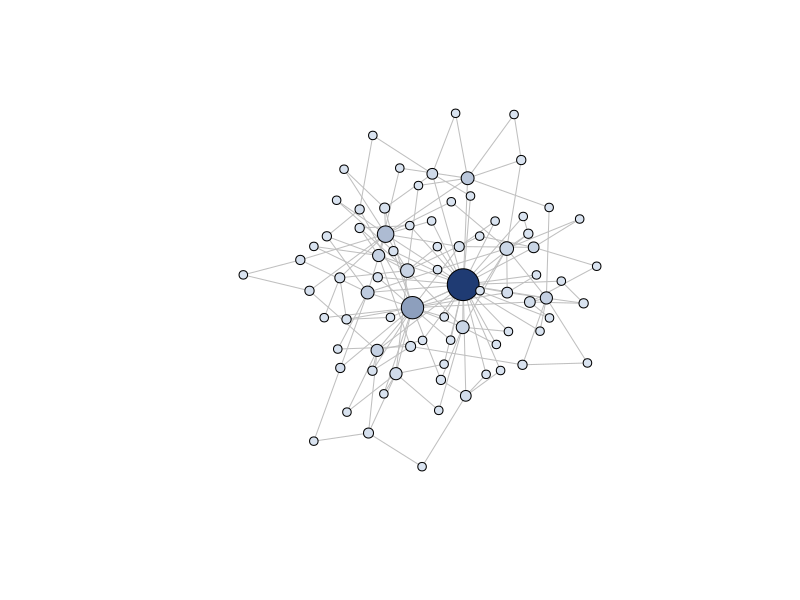
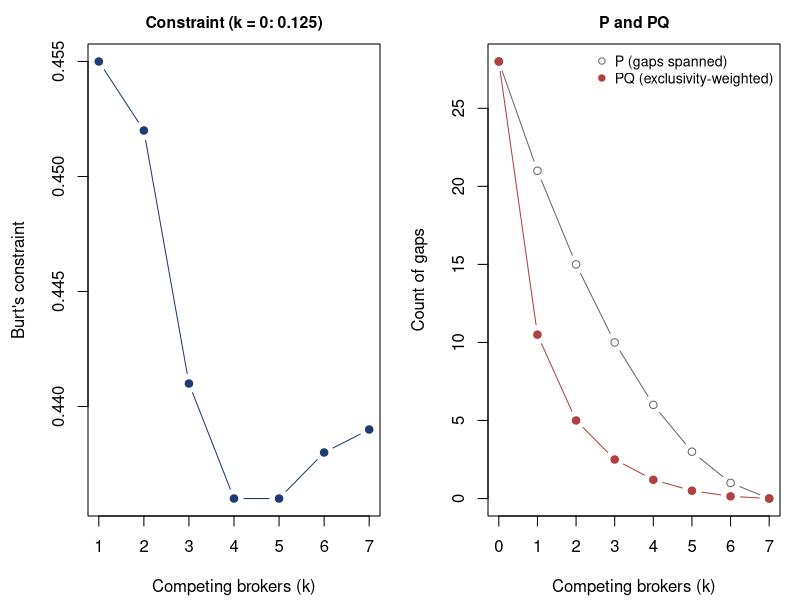
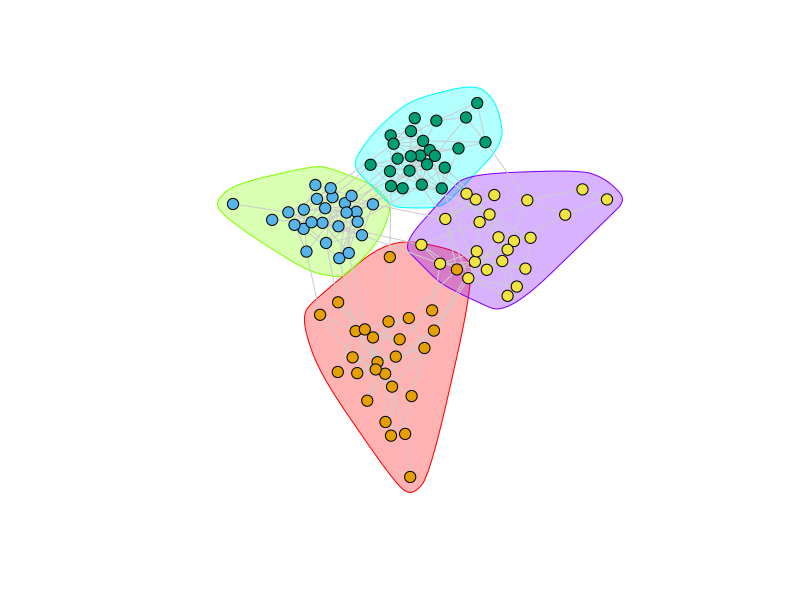
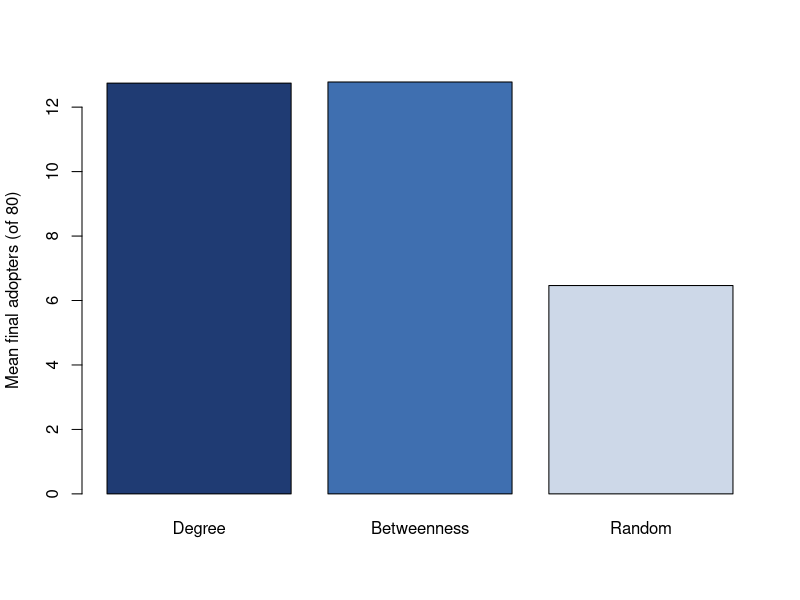

Write the R code that produced these figures, in order.
## ---- chunk 1
#| fig-cap: "A simulated scale-free social/co-purchase graph of 80 nodes generated by preferential attachment. Node size is proportional to degree; color encodes betweenness (darker = higher). The hubs (large nodes) and the brokers (dark nodes) are not always the same vertices, which is the practical point of distinguishing centrality measures."
library(igraph)
set.seed(20260622)

# --- Build a simulated scale-free network (Barabasi-Albert) ---
# Interpretable as a social graph (who-follows-whom) or, with edges read as
# "frequently bought together," a product co-purchase graph.
g <- sample_pa(n = 80, power = 1.1, m = 2, directed = FALSE)
V(g)$name <- paste0("u", seq_len(vcount(g)))

# --- Centrality measures (all functions of the adjacency structure) ---
deg  <- degree(g)
btw  <- betweenness(g, normalized = TRUE)
eig  <- eigen_centrality(g)$vector

cent <- data.frame(
  node       = V(g)$name,
  degree     = deg,
  betweenness = round(btw, 3),
  eigenvector = round(eig, 3)
)

# Show the five highest-degree nodes and how they rank on the other measures
top_deg <- head(cent[order(-cent$degree), ], 5)
cat("Top-5 nodes by degree:\n")
print(top_deg, row.names = FALSE)

# The top node by EACH measure can differ:
cat("\nMost central node by measure:\n")
cat("  degree     :", cent$node[which.max(cent$degree)], "\n")
cat("  betweenness:", cent$node[which.max(cent$betweenness)], "\n")
cat("  eigenvector:", cent$node[which.max(cent$eigenvector)], "\n")

# Rank correlation between degree and betweenness: high but not 1,
# which is exactly why brokers and hubs are distinct managerial targets.
cat("\nSpearman corr(degree, betweenness):",
    round(cor(deg, btw, method = "spearman"), 3), "\n")

# --- Visualize ---
node_col <- colorRampPalette(c("#d9e3f0", "#1f3b73"))(100)[
  as.integer(cut(btw, breaks = 100, include.lowest = TRUE))]
plot(g,
     vertex.size   = 4 + 14 * (deg / max(deg)),
     vertex.color  = node_col,
     vertex.label  = NA,
     edge.color    = "grey75",
     layout        = layout_with_fr(g))
## ---- chunk 2
set.seed(20261110)
n_vc  <- 60
style <- rbinom(n_vc, 1, 0.5)   # 1 = life-science/energy investor, 0 = software/finance
inc <- cbind(                   # VC x category activity (1 = invested there)
  biotech   = rbinom(n_vc, 1, ifelse(style == 1, 0.80, 0.15)),
  cleantech = rbinom(n_vc, 1, ifelse(style == 1, 0.70, 0.15)),
  fintech   = rbinom(n_vc, 1, ifelse(style == 1, 0.10, 0.80))
)
co   <- crossprod(inc)      # diagonal: |I|; off-diagonal: |I and J|
sim  <- co / diag(co)       # row I: share of I's investors also active in J
dist <- 1 - sim             # asymmetric socio-cognitive distance
round(dist, 2)

# Erraticism: mean distance between CONSECUTIVE categories (order matters).
erraticism <- function(path, D) mean(D[cbind(head(path, -1), path[-1])])
# Path-independent distance: mean over all category pairs (order ignored).
path_indep <- function(path, D) {
  p <- combn(unique(path), 2)
  mean((D[t(p)] + D[t(p[2:1, ])]) / 2)
}
paths <- list(
  coherent = c("fintech", "biotech", "cleantech"),
  erratic  = c("biotech", "fintech", "cleantech")
)
data.frame(
  path                = sapply(paths, paste, collapse = " -> "),
  erraticism          = round(sapply(paths, erraticism, D = dist), 3),
  path_indep_distance = round(sapply(paths, path_indep, D = dist), 3),
  row.names = NULL
)
## ---- chunk 3
#| label: fig-graph-brokerage-shadow
#| message: false
#| warning: false
#| fig-width: 8
#| fig-height: 3.8
#| fig-cap: "Burt's constraint and the pair-based measures along the eight-alter shadow-ego sequence, in which k of ego's alters become competing brokers tied to every other alter. Ego's position worsens with every added competitor. Constraint (left, plotted from k = 1 on a narrow vertical scale; it is 0.125 at k = 0) peaks at 0.455 with the first competitor and then falls, signalling an improvement that has not occurred; P and PQ (right) decline monotonically."
library(igraph)

# --- Pair-based brokerage measures (Borgatti and Everett 2026) ---
# For ego i, a brokered pair (a "gap") is an unordered pair {j, k} of i's
# alters that are not tied to each other. c_jk is the number of common
# neighbors of j and k in the WHOLE network; ego is always one, so c_jk >= 1.
#   P   = number of brokered pairs                  (opportunity volume)
#   Q   = mean of 1 / c_jk over brokered pairs      (base exclusivity)
#   PQ  = sum of 1 / c_jk                           (= two-step betweenness)
#   PQe = number of pairs with c_jk == 1            (indicator version)
brokerage_pq <- function(g, ego) {
  alters <- as.integer(neighbors(g, ego))
  none <- c(P = 0, Q = NA, PQ = 0, PQe = 0)
  if (length(alters) < 2) return(none)
  prs  <- combn(alters, 2)
  open <- !apply(prs, 2, function(p) are_adjacent(g, p[1], p[2]))
  if (!any(open)) return(none)
  prs  <- prs[, open, drop = FALSE]
  c_jk <- apply(prs, 2, function(p)
    length(intersect(neighbors(g, p[1]), neighbors(g, p[2]))))
  c(P = ncol(prs), Q = mean(1 / c_jk), PQ = sum(1 / c_jk),
    PQe = sum(c_jk == 1))
}

# Burt's effective size for binary data, N - 2t/N, where t is the number of
# ties among ego's N alters; efficiency is effective size divided by N.
effective_size <- function(g, ego) {
  alters <- as.integer(neighbors(g, ego))
  N <- length(alters)
  t <- ecount(induced_subgraph(g, alters))
  c(N = N, ES = N - 2 * t / N, eff = (N - 2 * t / N) / N)
}

# --- The eight-alter shadow-ego sequence ---
# Ego (vertex 1) has 8 alters (2..9), initially unconnected. Step k makes k
# alters competing brokers ("shadow egos") tied to every other alter. By
# structural-hole theory ego's position worsens monotonically in k.
shadow_net <- function(k, n_alters = 8) {
  g <- make_star(n_alters + 1, mode = "undirected", center = 1)
  alters <- 2:(n_alters + 1)
  for (s in alters[seq_len(k)]) {
    others <- setdiff(alters, s)
    new <- others[!sapply(others, function(o) are_adjacent(g, s, o))]
    if (length(new) > 0) g <- add_edges(g, as.vector(rbind(s, new)))
  }
  g
}

shadow <- do.call(rbind, lapply(0:7, function(k) {
  g <- shadow_net(k)
  m <- brokerage_pq(g, 1)
  data.frame(k          = k,
             constraint = round(constraint(g, nodes = 1), 3),
             eff_size   = effective_size(g, 1)[["ES"]],
             P          = m[["P"]],
             Q          = round(m[["Q"]], 3),
             PQ         = round(m[["PQ"]], 2),
             PQe        = m[["PQe"]],
             btw2       = round(betweenness(g, v = 1, cutoff = 2), 2))
}))
print(shadow, row.names = FALSE)

# --- Identities stated in the paper ---
cat("\nPQ equals two-step betweenness in every row:",
    isTRUE(all.equal(shadow$PQ, shadow$btw2)), "\n")
cat("Effective size equals 1 + 2P/N in every row:",
    isTRUE(all.equal(shadow$eff_size, 1 + 2 * shadow$P / 8)), "\n")

# --- Figure: constraint versus P and PQ along the sequence ---
op <- par(mfrow = c(1, 2), mar = c(4.2, 4.4, 2.2, 1))
s1 <- shadow[shadow$k >= 1, ]
plot(s1$k, s1$constraint, type = "b", pch = 19, col = "#1f3b73",
     xlab = "Competing brokers (k)", ylab = "Burt's constraint",
     main = "Constraint (k = 0: 0.125)", cex.main = 0.95)
plot(shadow$k, shadow$P, type = "b", pch = 1, col = "grey40",
     ylim = c(0, 28), xlab = "Competing brokers (k)",
     ylab = "Count of gaps", main = "P and PQ", cex.main = 0.95)
lines(shadow$k, shadow$PQ, type = "b", pch = 19, col = "#b0413e")
legend("topright", c("P (gaps spanned)", "PQ (exclusivity-weighted)"),
       pch = c(1, 19), col = c("grey40", "#b0413e"), bty = "n", cex = 0.85)
par(op)
## ---- chunk 4
#| label: graph-brokerage-sim
#| message: false
#| warning: false
library(igraph)

# --- Three toy ego networks with the same three contacts A, B, C ---
# In the contested case the rival broker is tied to A, B, and C but is NOT
# one of ego's contacts.
toy <- list(
  closure   = graph_from_literal(Ego-A, Ego-B, Ego-C, A-B, B-C, A-C),
  open      = graph_from_literal(Ego-A, Ego-B, Ego-C),
  contested = graph_from_literal(Ego-A, Ego-B, Ego-C, Rival-A, Rival-B, Rival-C)
)
toy_tab <- do.call(rbind, lapply(names(toy), function(nm) {
  g <- toy[[nm]]; m <- brokerage_pq(g, "Ego")
  data.frame(case = nm,
             constraint = round(constraint(g, nodes = "Ego"), 3),
             P = m[["P"]], Q = round(m[["Q"]], 3), PQ = round(m[["PQ"]], 2))
}))
print(toy_tab, row.names = FALSE)

# --- Distance-sensitive quality scores (Borgatti and Everett 2026, App. B) ---
# Shortest bypass: 1 - rho^(d_jk - 1), with d_jk the j-k distance once ego is
# removed (no bypass: score 1). Walk-discounted: 1 / (1 + r_jk), where
# r = A^2 (I - beta A)^{-1} on the ego-deleted adjacency matrix A and
# beta < 1 / lambda_1 (here beta = 0.5 / lambda_1).
deep_quality <- function(g, ego, rho = 0.5, beta_frac = 0.5) {
  alters <- as.integer(neighbors(g, ego))
  if (length(alters) < 2) return(c(Qgeo = NA, Qwalk = NA))
  prs  <- combn(alters, 2)
  open <- !apply(prs, 2, function(p) are_adjacent(g, p[1], p[2]))
  if (!any(open)) return(c(Qgeo = NA, Qwalk = NA))
  prs  <- prs[, open, drop = FALSE]
  keep <- setdiff(seq_len(vcount(g)), ego)
  h    <- induced_subgraph(g, keep)
  idx  <- matrix(match(prs, keep), nrow = 2)      # pair ids inside h
  d    <- distances(h)[cbind(idx[1, ], idx[2, ])]
  geo  <- ifelse(is.finite(d), 1 - rho^(d - 1), 1)
  A    <- as_adjacency_matrix(h, sparse = FALSE)
  lam  <- max(abs(eigen(A, symmetric = TRUE, only.values = TRUE)$values))
  beta <- if (lam > 0) beta_frac / lam else 0
  R    <- A %*% A %*% solve(diag(nrow(A)) - beta * A)
  walk <- 1 / (1 + R[cbind(idx[1, ], idx[2, ])])
  c(Qgeo = mean(geo), Qwalk = mean(walk))
}

# --- A simulated B2B referral network: 36 firms in three regional clusters ---
set.seed(20261001)
pm  <- matrix(0.02, 3, 3); diag(pm) <- 0.30
g   <- sample_sbm(36, pref.matrix = pm, block.sizes = c(12, 12, 12))
blk <- rep(1:3, each = 12)                 # regional cluster of each firm
V(g)$name <- paste0("f", seq_len(vcount(g)))

meas <- do.call(rbind, lapply(seq_len(vcount(g)), function(i) {
  pq <- brokerage_pq(g, i); es <- effective_size(g, i); dq <- deep_quality(g, i)
  data.frame(firm = V(g)$name[i], degree = es[["N"]],
             clusters = length(unique(blk[as.integer(neighbors(g, i))])),
             eff_size   = round(es[["ES"]], 2),
             constraint = round(constraint(g, nodes = i), 3),
             P = pq[["P"]], Q = round(pq[["Q"]], 3), PQ = round(pq[["PQ"]], 2),
             Qgeo = round(dq[["Qgeo"]], 3), Qwalk = round(dq[["Qwalk"]], 3))
}))

cat("\nSix firms with the largest PQ:\n")
print(head(meas[order(-meas$PQ), ], 6), row.names = FALSE)
cat("\nLowest-constraint firm:", meas$firm[which.min(meas$constraint)],
    "| highest-PQ firm:", meas$firm[which.max(meas$PQ)], "\n")

cat("\nSpearman correlations across the 36 firms:\n")
print(round(cor(meas[, c("degree", "constraint", "P", "Q", "PQ")],
                method = "spearman", use = "pairwise.complete.obs"), 2))
## ---- chunk 5
#| fig-cap: "Community structure of a simulated graph with planted groups. Nodes are colored by detected community. The Louvain partition recovers the dense subgroups; modularity quantifies how much denser within-community ties are than chance."
library(igraph)
set.seed(20260622)

# --- Simulate a graph with PLANTED community structure ---
# Stochastic block model: 4 blocks (think 4 customer tribes / 4 product
# categories) with high within-block and low between-block edge probability.
block_sizes <- c(25, 25, 25, 25)
p_within  <- 0.18
p_between <- 0.01
pref <- matrix(p_between, nrow = 4, ncol = 4)
diag(pref) <- p_within
gsbm <- sample_sbm(n = sum(block_sizes),
                   pref.matrix = pref,
                   block.sizes = block_sizes)

# --- Louvain community detection (modularity maximization) ---
comm_louvain <- cluster_louvain(gsbm)

cat("Number of communities found:", length(comm_louvain), "\n")
cat("Community sizes:", paste(sizes(comm_louvain), collapse = ", "), "\n")
cat("Modularity Q:", round(modularity(comm_louvain), 3), "\n")

# Leiden is available in recent igraph; fall back to Louvain if not present,
# so the chapter renders across versions.
leiden_ok <- "cluster_leiden" %in% ls("package:igraph")
if (leiden_ok) {
  comm_leiden <- cluster_leiden(gsbm, objective_function = "modularity")
  cat("Leiden communities:", length(unique(membership(comm_leiden))), "\n")
}

# --- Visualize the Louvain partition ---
plot(comm_louvain, gsbm,
     vertex.size  = 6,
     vertex.label = NA,
     edge.color   = "grey80",
     layout       = layout_with_fr(gsbm))
## ---- chunk 6
#| fig-cap: "Independent-cascade diffusion over a simulated scale-free graph. Each bar is the mean final number of adopters (out of 80 nodes) across 200 cascade simulations, for three seeding rules with the same seed-set size. Degree- and betweenness-based seeding outperform random seeding, the simulated counterpart of the empirical 'seed the hubs' result."
library(igraph)
set.seed(20260622)

g <- sample_pa(n = 80, power = 1.1, m = 2, directed = FALSE)
A <- as_adjacency_matrix(g, sparse = FALSE)
n <- vcount(g)

# --- One independent-cascade realization from a given seed set ---
# Each active node gets ONE chance to activate each inactive neighbor,
# succeeding with probability p along that edge.
ic_spread <- function(adj, seeds, p = 0.12) {
  active   <- rep(FALSE, nrow(adj)); active[seeds] <- TRUE
  frontier <- seeds
  while (length(frontier) > 0) {
    new_active <- integer(0)
    for (u in frontier) {
      nbrs <- which(adj[u, ] == 1 & !active)
      if (length(nbrs) > 0) {
        success <- nbrs[runif(length(nbrs)) < p]
        new_active <- c(new_active, success)
      }
    }
    new_active <- unique(new_active)
    active[new_active] <- TRUE
    frontier <- new_active
  }
  sum(active)
}

# --- Monte Carlo: mean spread for each seeding rule ---
mc_spread <- function(seeds, reps = 200, p = 0.12) {
  mean(replicate(reps, ic_spread(A, seeds, p)))
}

k <- 3  # seed-set size
deg  <- degree(g)
btw  <- betweenness(g)

seeds_degree <- order(deg, decreasing = TRUE)[1:k]
seeds_betw   <- order(btw, decreasing = TRUE)[1:k]
set.seed(101)
seeds_random <- sample(seq_len(n), k)

results <- c(
  Degree      = mc_spread(seeds_degree),
  Betweenness = mc_spread(seeds_betw),
  Random      = mc_spread(seeds_random)
)

cat("Mean final adopters out of", n, "nodes (k =", k, "seeds, 200 sims):\n")
print(round(results, 1))

barplot(results,
        ylab = "Mean final adopters (of 80)",
        col  = c("#1f3b73", "#3f6fb0", "#cdd8e8"),
        main = "")
